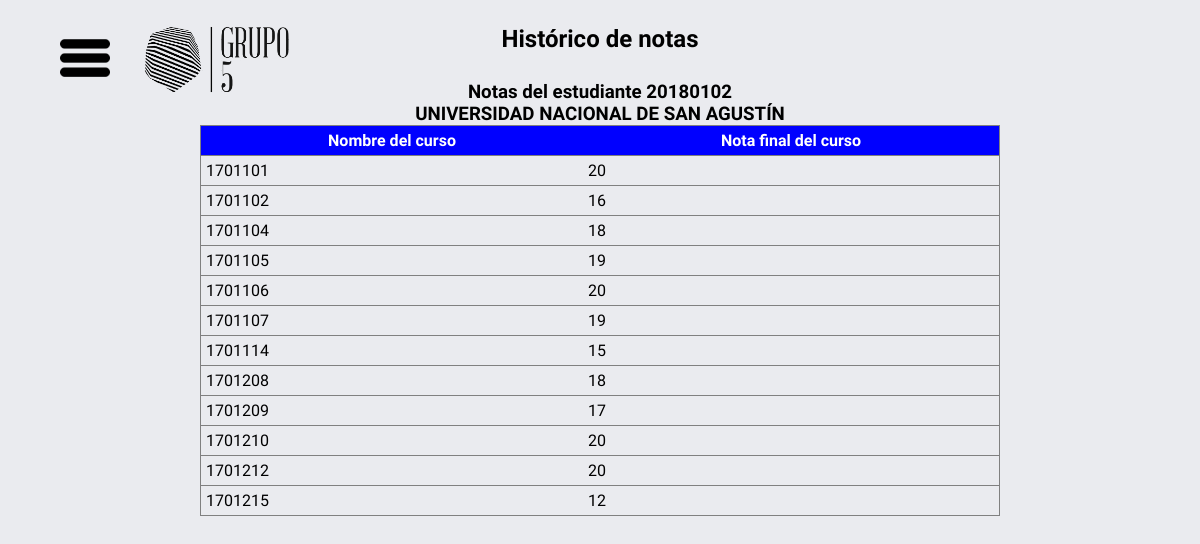
Page /VersionFinal/Estudiante/Historico_notas.php (signed in) on the committed database.
### tables this page shows
CREATE TABLE `historico_notas` (
  `cui` varchar(11) NOT NULL,
  `1701101` int(2) DEFAULT NULL,
  `1701102` int(2) DEFAULT NULL,
  `1701104` int(2) DEFAULT NULL,
  `1701105` int(2) DEFAULT NULL,
  `1701106` int(2) DEFAULT NULL,
  `1701107` int(2) DEFAULT NULL,
  `1701114` int(2) DEFAULT NULL,
  `1701208` int(2) DEFAULT NULL,
  `1701209` int(2) DEFAULT NULL,
  `1701210` int(2) DEFAULT NULL,
  `1701212` int(2) DEFAULT NULL,
  `1701215` int(2) DEFAULT NULL,
  `1701216` int(2) DEFAULT NULL,
  `1702120` int(2) DEFAULT NULL,
  `1702224` int(2) DEFAULT NULL,
  `1702225` int(2) DEFAULT NULL,
  `1702226` int(2) DEFAULT NULL,
  `1702227` int(2) DEFAULT NULL,
  `1702228` int(2) DEFAULT NULL,
  `1702229` int(2) DEFAULT NULL,
  `1703130` int(2) DEFAULT NULL,
  `1703131` int(2) DEFAULT NULL,
  `1703132` int(2) DEFAULT NULL,
  `1703133` int(2) DEFAULT NULL,
  `1703134` int(2) DEFAULT NULL,
  `1703135` int(2) DEFAULT NULL,
  `1703236` int(2) DEFAULT NULL,
  `1703237` int(2) DEFAULT NULL,
  `1703238` int(2) DEFAULT NULL,
  `1703239` int(2) DEFAULT NULL,
  `1703240` int(2) DEFAULT NULL,
  `1703241` int(2) DEFAULT NULL,
  `1704142` int(2) DEFAULT NULL,
  `1704143` int(2) DEFAULT NULL,
  `1704144` int(2) DEFAULT NULL,
  `1704145` int(2) DEFAULT NULL,
  `1704146` int(2) DEFAULT NULL,
  `1704147` int(2) DEFAULT NULL,
  `1704248` int(2) DEFAULT NULL,
  `1704249` int(2) DEFAULT NULL,
  `1704250` int(2) DEFAULT NULL,
  `1704251` int(2) DEFAULT NULL,
  `1704252` int(2) DEFAULT NULL,
  `1704253` int(2) DEFAULT NULL,
  `1704254` int(2) DEFAULT NULL,
  `1704255` int(2) DEFAULT NULL
);

### VersionFinal/Utils/base_datos.php (called while the page is built, shortened)
<?php
class base_datos {
	private $host;
	private $usua;
	private $pass;
	private $bd;
	private $conexion;
	function __construct($host, $usua, $pass, $bd) {
		$this->host = $host;
		$this->usua = $usua;
		$this->pass = $pass;
		$this->bd = $bd;
	}
	function conectar() {
		$this->conexion = mysqli_connect($this->host,$this->usua,$this->pass,$this->bd);
		$this->conexion->set_charset("utf8");
	}
	function getEncabezados($tabla){
		$result = mysqli_query($this->conexion, "SHOW COLUMNS FROM $tabla");
		$error = mysqli_error($this->conexion);
		if (empty($error)) {
			if (mysqli_num_rows($result) > 0) {
				return $result;
			}
		} else {
			echo "Error al obtener clases!";
		}
		return null;
	}
	function getHistoricoest($cui) {
		$result = mysqli_query($this->conexion, "SELECT * FROM historico_notas WHERE cui = '$cui'");
		$error = mysqli_error($this->conexion);
		if (empty($error)) {
			if (mysqli_num_rows($result) > 0) {
				return $result;
			}
		} else {
			echo "Error al obtener historico!";
		}
		return null;
	}
}
?>

### VersionFinal/Estudiante/Historico_notas.php (the view, shortened to what this page needs)
<?php
	include "Includes/Header.php"
?>
<body>
    <h2 style="text-align: center;">Histórico de notas<br><br></h2>
	<table id="tablaUsuarios" class="tabla">
	    <h3 style="text-align: center;">Notas del estudiante <?php echo $_SESSION["usuario"]; ?></h3>
	    <h3 style="text-align: center;">UNIVERSIDAD NACIONAL DE SAN AGUSTÍN</h3>
		<thead>
			<tr>
				<th>Nombre del curso</th>
				<th>Nota final del curso</th>
			</tr>
		</thead>
		<tbody>
            <?php
            $BaseDatos = new base_datos("localhost", "root", "", "ti_ciencias_computacion");
            $BaseDatos->conectar();
            $valcursos = $BaseDatos->getHistoricoest("est".$_SESSION["usuario"]);
            $codcursos = $BaseDatos->getEncabezados("historico_notas");
            $i = 0;
			if (!is_null($codcursos)) {
				while($row = mysqli_fetch_assoc($codcursos)) {
					$nombrescursos[$i] = $row["Field"];
					$i = $i + 1;
				}
			}
            $i = 0;
			if(!is_null($valcursos)){
                while ($row = mysqli_fetch_assoc($valcursos)) {
                	foreach ($row as $key => $value) {
                		if ($nombrescursos[$i] != "cui" && $row[$nombrescursos[$i]] != NULL) {
	                    	echo "<tr>";
	                   		echo "<td>" . $nombrescursos[$i] . "</td>";
	                    	echo "<td>" . $row[$nombrescursos[$i]] . "</td>";
	                    	echo "</tr>";
	                    }
	                    $i = $i + 1;
                    }
                }
            }
            ?>
		</tbody>
	</table>
</body>
</html>

### VersionFinal/Estudiante/Includes/Header.php (shortened to what this page needs)
<?php include("../Utils/base_datos.php"); ?>
<!DOCTYPE html>
<html lang="es">
<head>
	<link rel="stylesheet" href="../../css/clase.css">
	<link rel="stylesheet" href="../../css/formulario_carpeta.css">
</head>
<header class="header">
		<div class="container">
		<div class="btn-menu">
			<label for="btn-menu" > <img src="../../img/lista.png" width="50" height="50"></label>
		</div>
			<div class="logo">
				<img src="../../img/imagen_logo.png" width="200" height="100">
			</div>
		</div>
</header>
<br>

### css/clase.css (style rules this page uses)
* { margin: 0; padding: 0; box-sizing: border-box; font-family: 'Montserrat Alternates', sans-serif; }
body { background: #EAEBEF; font-family: 'Poppins', sans-serif; }
.header { width: 100%; height: 100px; position: fixed; top: 0;left: 0; }
.container { width: 90%; max-width: 1200px; margin: auto; }
.container .btn-menu, .logo { float: left; line-height:150px; }
.container .btn-menu label { color: #fff; font-size: 25px; cursor: pointer; }

### css/formulario_carpeta.css (style rules this page uses)
.tabla { border-collapse: collapse; border: gray 1px solid; margin: auto; width: 800px; }
.tabla thead { background-color: blue; color: white; }
.tabla tr { border-bottom: gray 1px solid; }
.tabla th { padding: 5px; }
.tabla td { text-align: left; padding: 5px; margin: auto; }

### rows in the picture
historico_notas: i "1701101", i "20", i "1701102", 1701102 "16", i "1701104", i "18", i "1701105", i "19", i "1701106", i "1701107", i "1701114", 1701114 "15", i "1701208", i "1701209", 1701209 "17", i "1701210", i "1701212", i "1701215", 1701215 "12"

### other values in the picture
$_SESSION["usuario"] "20180102"
